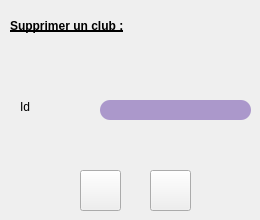
     <widget class="QWidget" name="page_5">
      <widget class="QLabel" name="label_6">
       <property name="geometry">
        <rect>
         <x>10</x>
         <y>10</y>
         <width>241</width>
         <height>31</height>
        </rect>
       </property>
       <property name="styleSheet">
        <string notr="true">font: 75 15pt &quot;Quicksand&quot;;
text-decoration: underline;
font-weight:bold;</string>
       </property>
       <property name="text">
        <string>Supprimer un club :</string>
       </property>
      </widget>
      <widget class="QLineEdit" name="lineEdit_supp_id_club">
       <property name="geometry">
        <rect>
         <x>100</x>
         <y>100</y>
         <width>151</width>
         <height>20</height>
        </rect>
       </property>
       <property name="styleSheet">
        <string notr="true">border-color: rgb(255, 255, 255);

border-radius: 10px;
background-color: rgb(171, 152, 203);</string>
       </property>
      </widget>
      <widget class="QLabel" name="label_7">
       <property name="geometry">
        <rect>
         <x>20</x>
         <y>100</y>
         <width>47</width>
         <height>14</height>
        </rect>
       </property>
       <property name="text">
        <string>Id</string>
       </property>
      </widget>
      <widget class="QPushButton" name="pushButton_5">
       <property name="geometry">
        <rect>
         <x>150</x>
         <y>170</y>
         <width>41</width>
         <height>41</height>
        </rect>
       </property>
       <property name="styleSheet">
        <string notr="true">border-image: url(:/new/prefix1/icon/annuler.png);</string>
       </property>
       <property name="text">
        <string/>
       </property>
      </widget>
      <widget class="QPushButton" name="pushButton_supp_club">
       <property name="geometry">
        <rect>
         <x>80</x>
         <y>170</y>
         <width>41</width>
         <height>41</height>
        </rect>
       </property>
       <property name="styleSheet">
        <string notr="true">border-image: url(:/new/prefix1/icon/ok.png);</string>
       </property>
       <property name="text">
        <string/>
       </property>
      </widget>
     </widget>
